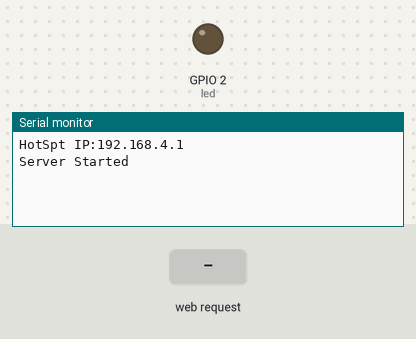
Bench run of a sketch on a simulated ESP8266 (NodeMCU). On the bench: output pins drawn as LEDs (lit = HIGH), the last lines printed to the serial monitor. Inputs (shaded band) come from the test bench.

Above: at 1.2 s.
1.3 s: HTTP request GET /RED received
At 1.8 s:
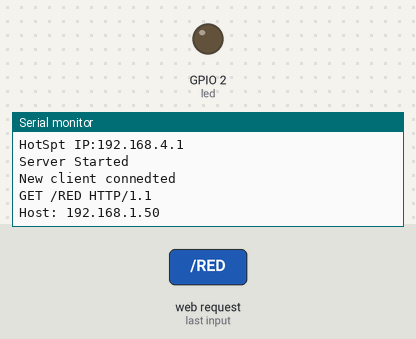
2.8 s: HTTP request GET /GRE received
At 4.1 s:
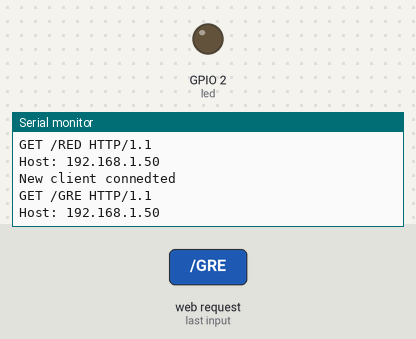

Measured:
- after the input at 1.3 s, the serial monitor: prints a new line at once (image 1)
- after the input at 2.8 s, the serial monitor: prints a new line at once (image 2)

The sketch:

apserver.ino
```cpp
#include <ESP8266WiFi.h>

//LED_BUILTIN
int RedLed = 16;    //D0
int GreenLed = 5;   //D1
int BlueLed = 4;    //D2
int WhiteLed = 14;  //D5
int WarmLed = 12;   //D6
int led = 2;
WiFiServer server(8080);
WiFiClient myclient;

char* ssid = "SSEServer";


void setup() {
  // put your setup code here, to run once:

  Serial.begin(9600);
  Serial.println("");
  pinMode(led, OUTPUT);

  WiFi.mode(WIFI_AP); //Only Access point
  WiFi.softAP(ssid);  //Start HOTspot removing password will disable security

  IPAddress myIP = WiFi.softAPIP(); //Get IP address
  Serial.print("HotSpt IP:");
  Serial.println(myIP);


  server.begin();
  Serial.println("Server Started");

//  myIP =  WiFi.localIP(); //Get IP address
//  Serial.print("Local IP:");
//  Serial.println(myIP);

}

void loop() {
  // put your main code here, to run repeatedly
  if(!myclient || !myclient.connected()){                      //1.if no client is connected
    myclient = server.available();                //2.Get client this 1,2 sequence will limit number of
    if(myclient.connected()){                     //clients connected as well client will not be disconnected continiously
      Serial.println("New client connedted");
    }
  }
  else{
    //no free/disconnected spot so reject
    WiFiClient clientz = server.available();
    clientz.stop();

    if(myclient.available())
    {
      String request = myclient.readStringUntil('\r');
      myclient.flush();
      Serial.println(request);
      if(request[5] == 'O')
      {
         analogWrite(led, 0);
      }
      else if(request[5] == 'C')
      {
         analogWrite(led, 1024);
      }
      else if(request.substring(0,3) == "RED")
      {
         int val;
         val = getInteger(request);
         analogWrite(RedLed, val);
      }
       else if(request.substring(0,3) == "GRE")
      {
         int val;
         val = getInteger(request);
         analogWrite(GreenLed, val);
      }
       else if(request.substring(0,3) == "BLU")
      {
         int val;
         val = getInteger(request);
         analogWrite(BlueLed, val);
      }

       else if(request.substring(0,3) == "WHI")
      {
         int val;
         val = getInteger(request);
         analogWrite(WhiteLed, val);
      }

       else if(request.substring(0,3) == "WRM")
      {
         int val;
         val = getInteger(request);
         analogWrite(WarmLed, val);
      }
      myclient.write("OK\r\n");
    }
  }
}


int getInteger(String x)
{
  char dataBuffer[10];
  char intValue[5];
  x.toCharArray(dataBuffer,8);

  for(int i=0; i < 7; i++)
  {
       intValue[i] = dataBuffer[i+3];
  }
  intValue[4] = '\0';
   Serial.print(intValue);
  return atoi(intValue);
}
```
